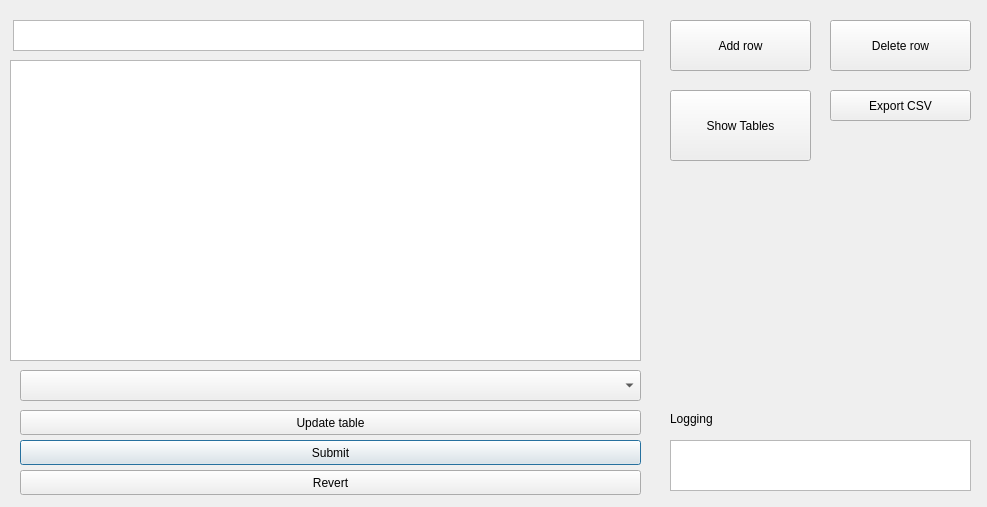
<?xml version="1.0" encoding="UTF-8"?>
<ui version="4.0">
 <class>Dialog</class>
 <widget class="QDialog" name="Dialog">
  <property name="geometry">
   <rect>
    <x>0</x>
    <y>0</y>
    <width>987</width>
    <height>507</height>
   </rect>
  </property>
  <property name="windowTitle">
   <string>Dialog</string>
  </property>
  <widget class="QTableView" name="tableView">
   <property name="geometry">
    <rect>
     <x>10</x>
     <y>60</y>
     <width>631</width>
     <height>301</height>
    </rect>
   </property>
  </widget>
  <widget class="QComboBox" name="comboBox">
   <property name="geometry">
    <rect>
     <x>20</x>
     <y>370</y>
     <width>621</width>
     <height>31</height>
    </rect>
   </property>
  </widget>
  <widget class="QPushButton" name="pushButton">
   <property name="geometry">
    <rect>
     <x>20</x>
     <y>440</y>
     <width>621</width>
     <height>25</height>
    </rect>
   </property>
   <property name="text">
    <string>Submit</string>
   </property>
  </widget>
  <widget class="QPushButton" name="pushButton_2">
   <property name="geometry">
    <rect>
     <x>20</x>
     <y>470</y>
     <width>621</width>
     <height>25</height>
    </rect>
   </property>
   <property name="text">
    <string>Revert</string>
   </property>
  </widget>
  <widget class="QPushButton" name="reselected_table">
   <property name="geometry">
    <rect>
     <x>20</x>
     <y>410</y>
     <width>621</width>
     <height>25</height>
    </rect>
   </property>
   <property name="text">
    <string>Update table</string>
   </property>
  </widget>
  <widget class="QPushButton" name="add_row">
   <property name="geometry">
    <rect>
     <x>670</x>
     <y>20</y>
     <width>141</width>
     <height>51</height>
    </rect>
   </property>
   <property name="text">
    <string>Add row</string>
   </property>
  </widget>
  <widget class="QPushButton" name="detele_row">
   <property name="geometry">
    <rect>
     <x>830</x>
     <y>20</y>
     <width>141</width>
     <height>51</height>
    </rect>
   </property>
   <property name="text">
    <string>Delete row</string>
   </property>
  </widget>
  <widget class="QPushButton" name="show_tables">
   <property name="geometry">
    <rect>
     <x>670</x>
     <y>90</y>
     <width>141</width>
     <height>71</height>
    </rect>
   </property>
   <property name="text">
    <string>Show Tables</string>
   </property>
  </widget>
  <widget class="QPushButton" name="export_csv">
   <property name="geometry">
    <rect>
     <x>830</x>
     <y>90</y>
     <width>141</width>
     <height>31</height>
    </rect>
   </property>
   <property name="text">
    <string>Export CSV</string>
   </property>
  </widget>
  <widget class="QTextEdit" name="textEdit">
   <property name="geometry">
    <rect>
     <x>13</x>
     <y>20</y>
     <width>631</width>
     <height>31</height>
    </rect>
   </property>
  </widget>
  <widget class="QTextEdit" name="log">
   <property name="geometry">
    <rect>
     <x>670</x>
     <y>440</y>
     <width>301</width>
     <height>51</height>
    </rect>
   </property>
  </widget>
  <widget class="QLabel" name="label">
   <property name="geometry">
    <rect>
     <x>670</x>
     <y>410</y>
     <width>64</width>
     <height>17</height>
    </rect>
   </property>
   <property name="text">
    <string>Logging</string>
   </property>
  </widget>
 </widget>
 <resources/>
 <connections/>
</ui>
